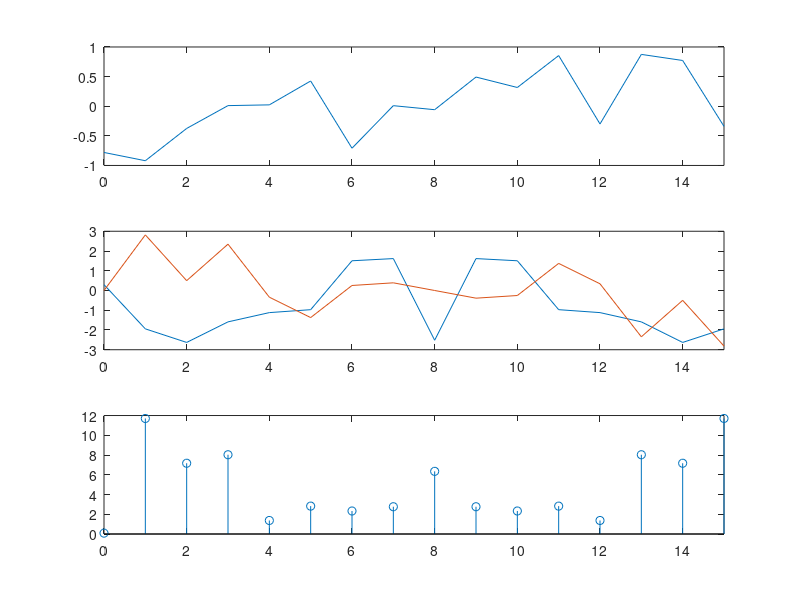

The MATLAB source for this figure:
n = [0:15];
x = [ -0.780645 -0.920115 -0.375200 0.010197 0.022915 0.425826 -0.709009 0.009249 -0.058766 0.492510 0.316169 0.854838 -0.299749 0.874842 0.772087 -0.340273 ];
Xre = [ 0.294876 -1.942843 -2.630390 -1.589108 -1.120337 -0.971576 1.505198 1.616003 -2.519273 1.615892 1.505305 -0.971222 -1.120152 -1.589257 -2.630404 -1.943240 ];
Xim = [ 0.000000 2.815518 0.498468 2.345979 -0.339005 -1.371695 0.254111 0.388398 0.000121 -0.388665 -0.254410 1.371747 0.339196 -2.345812 -0.498259 -2.815498 ];
P = [ 0.086952 11.701784 7.167420 8.028880 1.370080 2.825508 2.330193 2.762320 6.346734 2.762169 2.330668 2.824963 1.369794 8.028571 7.167285 11.703207 ];
subplot(3,1,1)
plot(n,x)
xlim([0 15])
subplot(3,1,2)
plot(n,Xre,n,Xim)
xlim([0 15])
subplot(3,1,3)
stem(n,P)
xlim([0 15])
